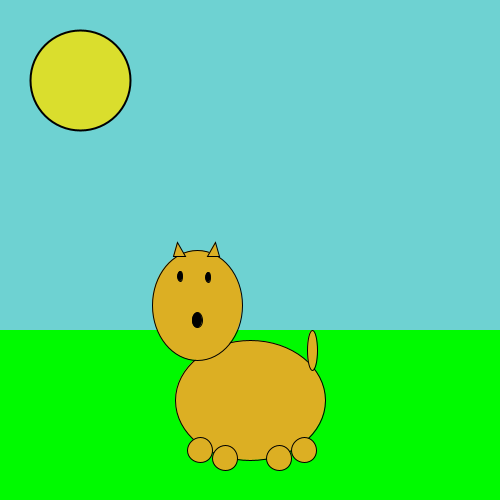
Frame 1 (no input)
Frame 60 (the mouse pressed at the canvas centre just before this capture): identical to frame 1, image omitted
Frame 120 (the mouse held since frame 60 and released just before this capture): identical to frame 1, image omitted

The Processing sketch that drew this single still picture (run headless with seeded random() and noise(); from frame 60 on, the mouse is pressed at the canvas centre):

// Processing sketch: cat_sketch_17june
// ── cat_sketch_17june.pde
//looked up how to do this in active mode so that I could add the pixel troubleshooting function to the bottom

void setup() { 
  size(500, 500);
}

void draw() {
//sky
background(110, 210, 210);

//sun
strokeWeight(2);
fill(218, 222, 45);
circle(80, 80, 100);

//grass
noStroke();
fill(0, 250, 0);
rect(0, 330, 510, 200);

//cat body
stroke(0);
strokeWeight(1);
fill(220, 175, 35);
ellipse(250, 400, 150, 120);

//cat head
ellipse(197, 305, 90, 110);

//feet
circle(200, 450, 25);
circle(225, 458, 25);
circle(279, 458, 25);
circle(304, 450, 25);

//tail
ellipse(312, 350, 10, 40);

//ears
triangle(177, 242, 173, 256, 185, 256);
triangle(215, 242, 207, 256, 219, 256);

//eyes
fill(0);
ellipse(180, 276, 5, 10);
ellipse(208, 277, 5, 10);

//nose
ellipse(197, 320, 10, 15);

}

void mouseClicked() {
  print("pixel: " + mouseX + ", " + mouseY + "\n");
}
